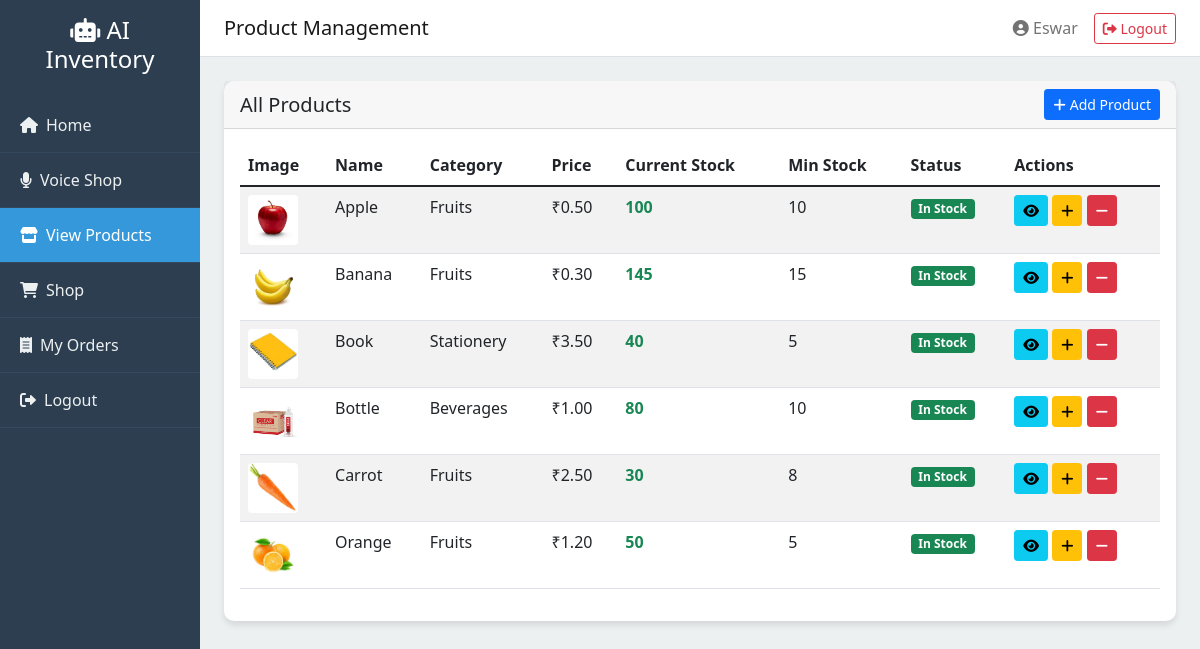
/products (signed in), run on the app's committed database.
### tables this page shows
CREATE TABLE products (
            id INTEGER PRIMARY KEY AUTOINCREMENT,
            name TEXT NOT NULL,
            description TEXT,
            category TEXT,
            price REAL,
            current_stock INTEGER DEFAULT 0,
            min_stock_level INTEGER DEFAULT 5,
            image_path TEXT,
            barcode TEXT,
            created_at TIMESTAMP DEFAULT CURRENT_TIMESTAMP,
            updated_at TIMESTAMP DEFAULT CURRENT_TIMESTAMP
        );

### app.py (the view)
@app.route('/products')
def products():
    if 'user_id' not in session:
        return redirect(url_for('login'))
    conn = get_db_connection()
    products = conn.execute('SELECT * FROM products ORDER BY name').fetchall()
    conn.close()
    return render_template('products.html', products=products)

### app.py (called while the page is built)
def get_db_connection():
    conn = sqlite3.connect('inventory.db')
    conn.row_factory = sqlite3.Row
    return conn

### templates/products.html (shortened to what this page needs)
{% extends "base.html" %}
{% block page_title %}Product Management{% endblock %}
{% block content %}
<div class="card">
    <div class="card-header d-flex justify-content-between align-items-center">
        <h5 class="card-title mb-0">All Products</h5>
        <button class="btn btn-primary btn-sm" data-bs-toggle="modal" data-bs-target="#addProductModal">
            <i class="fas fa-plus me-1"></i>Add Product
        </button>
    </div>
    <div class="card-body">
        <div class="table-responsive">
            <table class="table table-striped">
                <thead>
                    <tr>
                        <th>Image</th>
                        <th>Name</th>
                        <th>Category</th>
                        <th>Price</th>
                        <th>Current Stock</th>
                        <th>Min Stock</th>
                        <th>Status</th>
                        <th>Actions</th>
                    </tr>
                </thead>
                <tbody>
                    {% for product in products %}
                    <tr class="{% if product.current_stock == 0 %}stock-out{% elif product.current_stock <= product.min_stock_level %}stock-low{% endif %}">
                        <td>
                            {% if product.image_path %}
                            <img src="{{ url_for('static', filename='uploads/' + product.image_path) }}"
                                 alt="{{ product.name }}" width="50" height="50" class="rounded">
                            {% else %}
                            <div class="bg-light rounded d-flex align-items-center justify-content-center"
                                 style="width: 50px; height: 50px;">
                                <i class="fas fa-box text-muted"></i>
                            </div>
                            {% endif %}
                        </td>
                        <td>{{ product.name }}</td>
                        <td>{{ product.category }}</td>
                        <td>₹{{ "%.2f"|format(product.price) }}</td>
                        <td>
                            <span class="fw-bold {% if product.current_stock == 0 %}text-danger{% elif product.current_stock <= product.min_stock_level %}text-warning{% else %}text-success{% endif %}">
                                {{ product.current_stock }}
                            </span>
                        </td>
                        <td>{{ product.min_stock_level }}</td>
                        <td>
                            {% if product.current_stock == 0 %}
                            <span class="badge bg-danger">Out of Stock</span>
                            {% elif product.current_stock <= product.min_stock_level %}
                            <span class="badge bg-warning">Low Stock</span>
                            {% else %}
                            <span class="badge bg-success">In Stock</span>
                            {% endif %}
                        </td>
                        <td>
                            <a href="{{ url_for('product_detail', product_id=product.id) }}"
                               class="btn btn-sm btn-info">
                                <i class="fas fa-eye"></i>
                            </a>
                            <button class="btn btn-sm btn-warning"
                                    onclick="updateStock({{ product.id }}, 'add')">
                                <i class="fas fa-plus"></i>
                            </button>
                            <button class="btn btn-sm btn-danger"
                                    onclick="updateStock({{ product.id }}, 'remove')">
                                <i class="fas fa-minus"></i>
                            </button>
                        </td>
                    </tr>
                    {% endfor %}
                </tbody>
            </table>
        </div>
    </div>
</div>
{% endblock %}

### templates/base.html (style rules this page uses)
.card { border: none; border-radius: 10px; box-shadow: 0 4px 6px rgba(0,0,0,0.1); }

### data on the page
products: image_path (picture), name "Apple", category "Fruits", price "0.50", current_stock "100", min_stock_level "10", shows "In Stock"
products: image_path (picture), name "Banana", category "Fruits", price "0.30", current_stock "145", min_stock_level "15", shows "In Stock"
products: image_path (picture), name "Book", category "Stationery", price "3.50", current_stock "40", min_stock_level "5", shows "In Stock"
products: image_path (picture), name "Bottle", category "Beverages", price "1.00", current_stock "80", min_stock_level "10", shows "In Stock"
products: image_path (picture), name "Carrot", category "Fruits", price "2.50", current_stock "30", min_stock_level "8", shows "In Stock"
products: image_path (picture), name "Orange", category "Fruits", price "1.20", current_stock "50", min_stock_level "5", shows "In Stock"

### other printed values
{{ session['username']|capitalize }} "Eswar"
